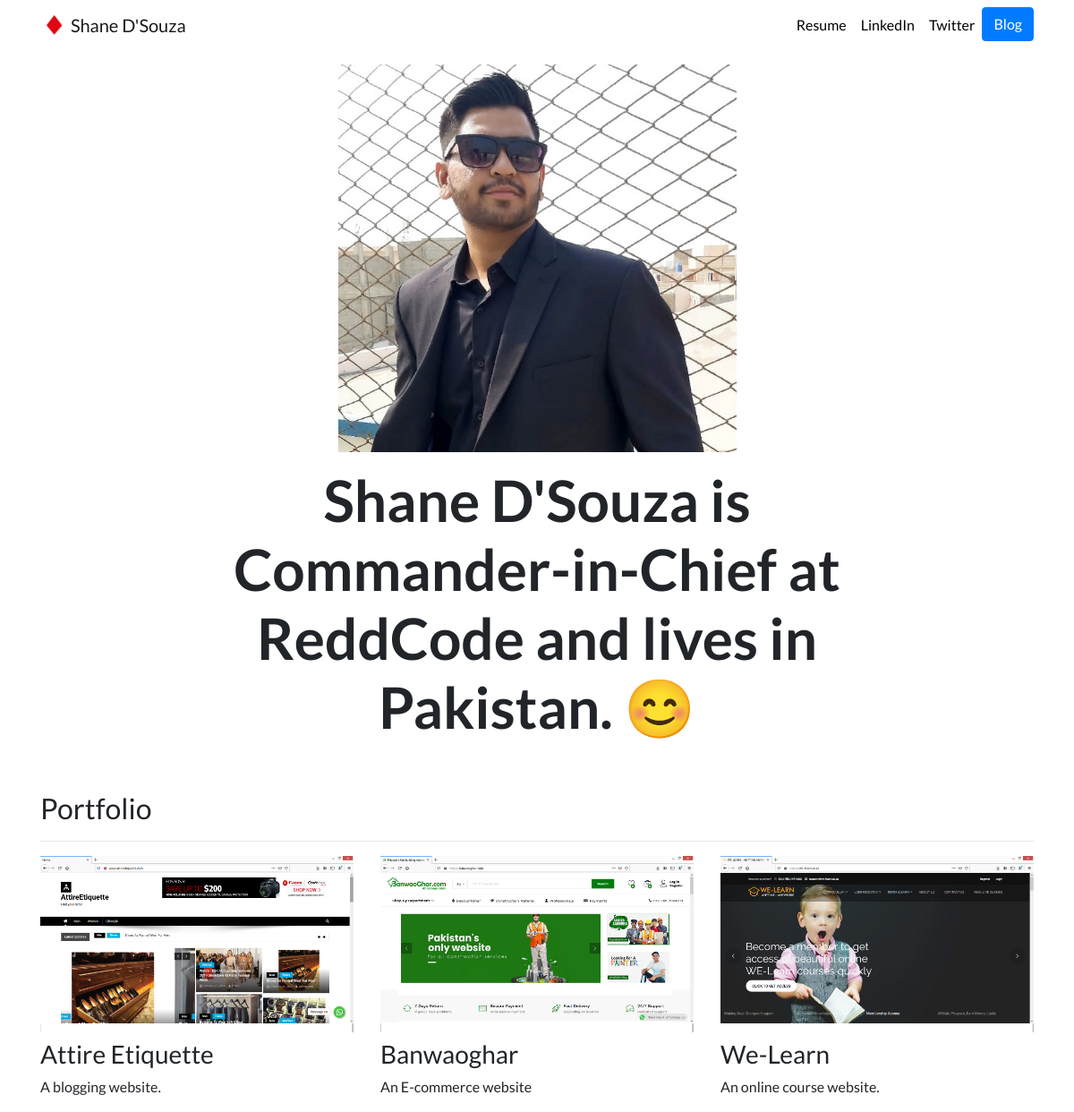
The page / on the database its author committed.
### portfolio/models.py (models this page shows, shortened)
class Project(models.Model):
    title = models.CharField(max_length=100)
    description = models.CharField(max_length=250)
    image = models.ImageField(upload_to='portfolio/images/')
    url = models.URLField(blank=True)

### portfolio/views.py (the view)
# urls.py: 2. Add a URL to urlpatterns:  path('', views.home, name='home')
def home (request):
    projects = Project.objects.all()
    return render(request, 'portfolio/home.html', {'projects': projects})

### portfolio/templates/portfolio/home.html
{% extends "portfolio/base.html" %}
{% load static %}
{% block content %}
<div class="row justify-content-center my-3">
  <div class="col-5">
    <img src="{% static 'portfolio/test.jpg' %}" class="img-fluid">
  </div>
</div>
<div class="row justify-content-center mb-3">
  <div class="col-md-9 text-center">
    <h1 id="hometext" class="font-weight-bold">Shane D'Souza is Commander-in-Chief at ReddCode and lives in Pakistan. 😊</h1>
  </div>
</div>
<h2 class="mt-5">Portfolio</h2>
<hr>
<div class="row">
  {% for project in projects %}
  <div class="col-lg-4 col-md-6">
    {% if project.url %}
    <a href="{{ project.url }}">
      <img src="{{ project.image.url }}" class="img-fluid mb-2">
    </a>
    {% else %}
    <img src="{{ project.image.url }}" class="img-fluid mb-2">
    {% endif %}
    <h3>{{ project.title }}</h3>
    <p>{{ project.description }}</p>
  </div>
  {% endfor %}
</div>
{% endblock %}

### portfolio/templates/portfolio/base.html (shortened to what this page needs)
{% load static %}
<!doctype html>
<html lang="en">
<head>
  <link rel="stylesheet" href="https://stackpath.bootstrapcdn.com/bootstrap/4.4.1/css/bootstrap.min.css">
  <link rel="stylesheet" href="{% static "portfolio/custom.css" %}">
</head>
<body>
  <nav id="topNav" class="navbar navbar-expand-md navbar-light">
    <div class="container">
      <a class="navbar-brand" href="{% url 'home' %}">
        <img src="{% static "portfolio/test1.jpeg" %}" width="30" height="30" class="d-inline-block align-top" alt="Nick's Logo">
        <span>Shane D'Souza</span>
      </a>
      <div class="collapse navbar-collapse text-center" id="navbarNav">
        <ul class="navbar-nav ml-auto">
          <li class="nav-item">
            <a class="nav-link"  >Resume</a>
          </li>
          <li class="nav-item">
            <a class="nav-link" href="#" target="_blank">LinkedIn</a>
          </li>
          <li class="nav-item">
            <a class="nav-link" href="#" target="_blank">Twitter</a>
          </li>
          <li>
            <a role="button" href="{% url 'blog:all_blogs' %}" class="btn btn-primary">Blog</a>
          </li>
        </ul>
      </div>
    </div>
  </nav>
  <div class="container">
    {% block content %}{% endblock %}
  </div>
</body>
</html>

### portfolio/static/portfolio/custom.css (style rules this page uses)
.navbar-nav .nav-link { color: rgba(0,0,0,1) !important; }
body { font-family: 'Lato', sans-serif; }
@media (min-width: 992px) { #hometext { font-size: 4rem; } }

### rows shown on the page
Project: image (picture), title "Attire Etiquette", description "A blogging website."
Project: image (picture), title "Banwaoghar", description "An E-commerce website"
Project: image (picture), title "We-Learn", description "An online course website."
